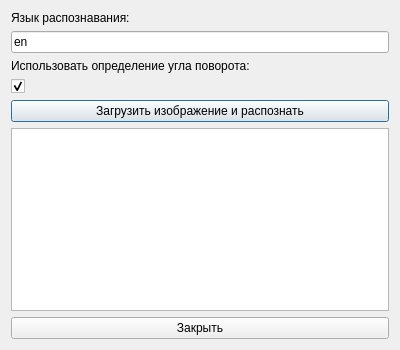
<?xml version="1.0" encoding="UTF-8"?>
<ui version="4.0">
 <class>PaddleOCRSettingsDialog</class>
 <widget class="QDialog" name="PaddleOCRSettingsDialog">
  <property name="geometry">
   <rect>
    <x>0</x>
    <y>0</y>
    <width>400</width>
    <height>350</height>
   </rect>
  </property>
  <property name="windowTitle">
   <string>PaddleOCR Settings</string>
  </property>
  <layout class="QVBoxLayout" name="verticalLayout">

   <item>
    <widget class="QLabel" name="label_lang">
     <property name="text">
      <string>Язык распознавания:</string>
     </property>
    </widget>
   </item>
   <item>
    <widget class="QLineEdit" name="edit_lang">
     <property name="text">
      <string>en</string>
     </property>
    </widget>
   </item>

   <item>
    <widget class="QLabel" name="label_angle">
     <property name="text">
      <string>Использовать определение угла поворота:</string>
     </property>
    </widget>
   </item>
   <item>
    <widget class="QCheckBox" name="check_angle">
     <property name="checked">
      <bool>true</bool>
     </property>
    </widget>
   </item>

   <item>
    <widget class="QPushButton" name="button_load_image">
     <property name="text">
      <string>Загрузить изображение и распознать</string>
     </property>
    </widget>
   </item>

   <item>
    <widget class="QTextEdit" name="text_result">
     <property name="readOnly">
      <bool>true</bool>
     </property>
    </widget>
   </item>

   <item>
    <widget class="QPushButton" name="button_close">
     <property name="text">
      <string>Закрыть</string>
     </property>
    </widget>
   </item>

  </layout>
 </widget>
 <resources/>
 <connections/>
</ui>
